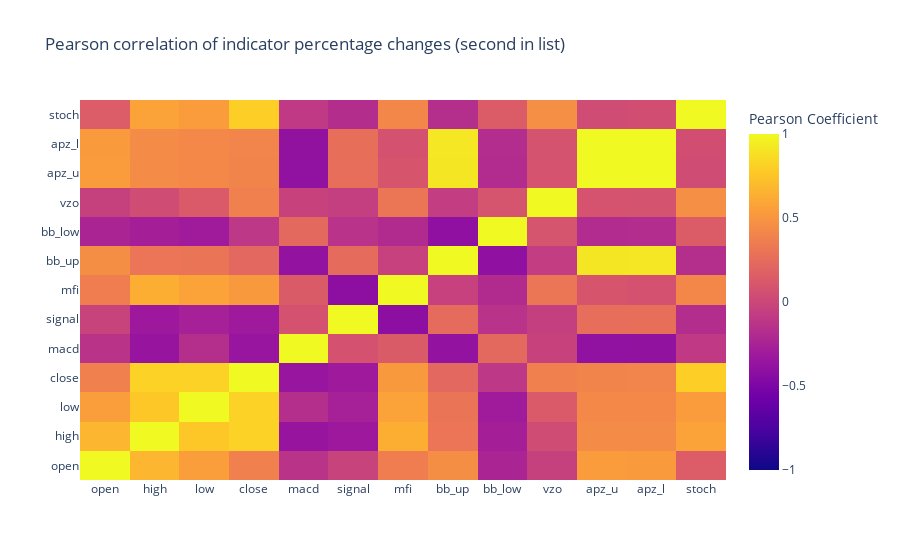

Source (notebook cell):
### Code cell
heatmap = go.Heatmap(
    z=n1_indicators.iloc[-20:].pct_change().corr(method='pearson').values,
    x=n1_indicators.columns,
    y=n1_indicators.columns,
    colorbar=dict(title='Pearson Coefficient'),
)

layout = go.Layout(title="Pearson correlation of indicator percentage changes (second in list)")

heatmap['zmax'] = 1.0
heatmap['zmin'] = -1.0

fig = go.Figure(data=[heatmap], layout=layout)
py.iplot(fig)

### Figure 1 — Plotly figure (JSON) as saved in the notebook; plotly's stock layout.template omitted (floating-point values rounded to 4 significant figures; data arrays with more than 128 entries replaced by an {"elided": "..."} marker saying what was removed)
{"data": [{"colorbar": {"title": {"text": "Pearson Coefficient"}}, "type": "heatmap", "x": ["open", "high", "low", "close", "macd", "signal", "mfi", "bb_up", "bb_low", "vzo", "apz_u", "apz_l", "stoch"], "y": ["open", "high", "low", "close", "macd", "signal", "mfi", "bb_up", "bb_low", "vzo", "apz_u", "apz_l", "stoch"], "z": {"elided": "13x13 float values"}, "zmax": 1, "zmin": -1}], "layout": {"title": {"text": "Pearson correlation of indicator percentage changes (second in list)"}}}
